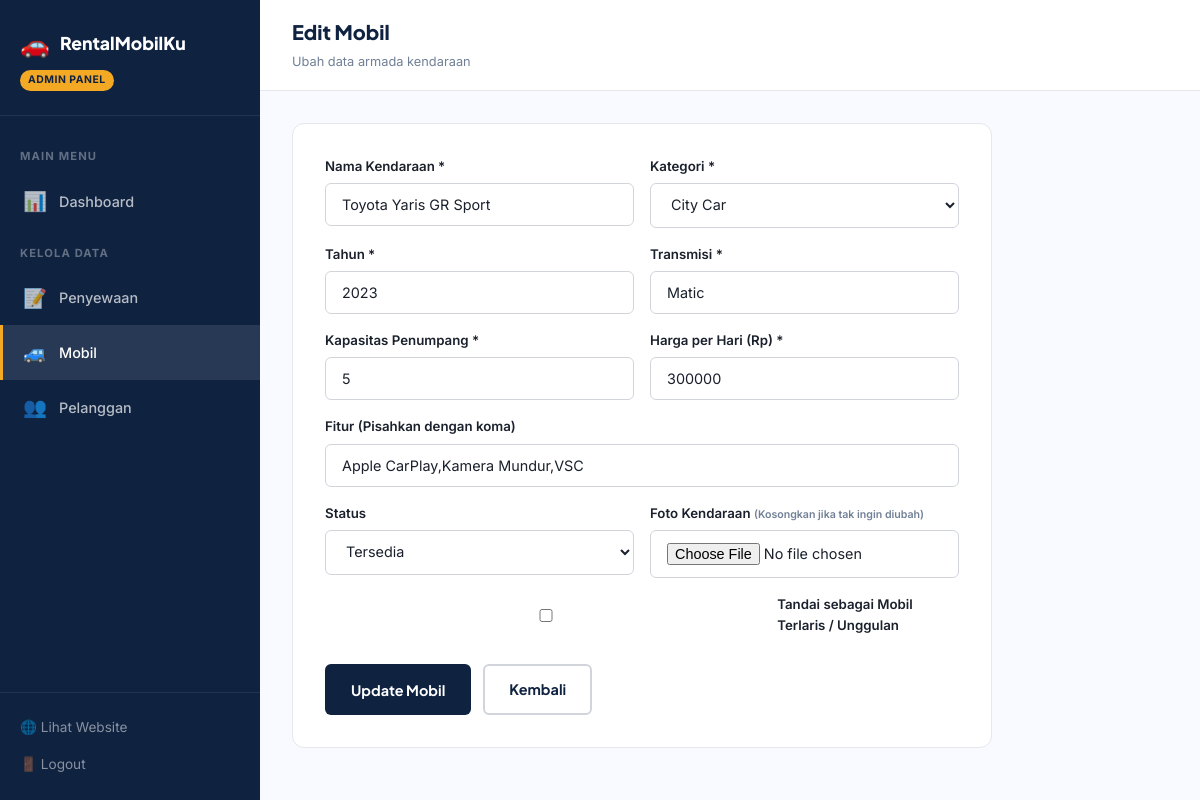
The app's page /mobiledit.php?id=2 (signed in) with its own data.
### tables this page shows
CREATE TABLE IF NOT EXISTS `mobil` (
    `id` INT AUTO_INCREMENT PRIMARY KEY,
    `nama` VARCHAR(100) NOT NULL,
    `kategori` ENUM('city', 'mpv', 'suv', 'premium') NOT NULL,
    `tahun` YEAR NOT NULL,
    `transmisi` VARCHAR(50) NOT NULL,
    `kapasitas` INT NOT NULL DEFAULT 4,
    `fitur` TEXT,
    `harga_per_hari` INT NOT NULL,
    `emoji` VARCHAR(10) DEFAULT '🚗',
    `gambar` VARCHAR(255) DEFAULT NULL,
    `status` ENUM('tersedia', 'disewa', 'maintenance') DEFAULT 'tersedia',
    `is_featured` TINYINT(1) DEFAULT 0,
    `created_at` TIMESTAMP DEFAULT CURRENT_TIMESTAMP,
    `updated_at` TIMESTAMP DEFAULT CURRENT_TIMESTAMP ON UPDATE CURRENT_TIMESTAMP
);

### mobiledit.php (the view, shortened to what this page needs)
<?php
require_once '../config/koneksi.php';
$id = intval($_GET['id']);
$stmt = $conn->prepare("SELECT * FROM mobil WHERE id = ?");
$stmt->bind_param("i", $id);
$stmt->execute();
$mobil = $stmt->get_result()->fetch_assoc();
?>
<!DOCTYPE html>
<html lang="id">
<head>
    <link rel="stylesheet" href="assets/admin.css">
</head>
<body>
    <div class="admin-wrapper">
        <aside class="sidebar">
            <div class="sidebar-header">
                <a href="dashboard.php" class="sidebar-logo">
                    <span class="logo-emoji">🚗</span><span>RentalMobilKu</span>
                </a>
                <div class="sidebar-badge">ADMIN PANEL</div>
            </div>
            <nav class="sidebar-nav">
                <div class="nav-label">Main Menu</div>
                <a href="dashboard.php"><span class="nav-icon">📊</span> Dashboard</a>
                <div class="nav-label">Kelola Data</div>
                <a href="penyewaankelola.php"><span class="nav-icon">📝</span> Penyewaan</a>
                <a href="mobilkelola.php" class="active"><span class="nav-icon">🚙</span> Mobil</a>
                <a href="pelanggankelola.php"><span class="nav-icon">👥</span> Pelanggan</a>
            </nav>
            <div class="sidebar-footer">
                <a href="../" target="_blank">🌐 Lihat Website</a>
                <a href="logout.php">🚪 Logout</a>
            </div>
        </aside>
        <main class="main-content">
            <header class="topbar">
                <div class="topbar-left">
                    <div>
                        <h2 class="topbar-title">Edit Mobil</h2>
                        <span class="topbar-breadcrumb">Ubah data armada kendaraan</span>
                    </div>
                </div>
            </header>
            <div class="page-content">
                <div class="form-card">
                    <form action="" method="POST" enctype="multipart/form-data">
                        <div class="form-row">
                            <div class="form-group">
                                <label>Nama Kendaraan *</label>
                                <input type="text" name="nama" required value="<?php echo htmlspecialchars($mobil['nama']); ?>">
                            </div>
                            <div class="form-group">
                                <label>Kategori *</label>
                                <select name="kategori">
                                    <option value="city" <?php echo $mobil['kategori']=='city'?'selected':''; ?>>City Car</option>
                                </select>
                            </div>
                        </div>
                        <div class="form-row" style="margin-top:16px">
                            <div class="form-group">
                                <label>Tahun *</label>
                                <input type="number" name="tahun" required value="<?php echo htmlspecialchars($mobil['tahun']); ?>">
                            </div>
                            <div class="form-group">
                                <label>Transmisi *</label>
                                <input type="text" name="transmisi" required value="<?php echo htmlspecialchars($mobil['transmisi']); ?>">
                            </div>
                        </div>
                        <div class="form-row" style="margin-top:16px">
                            <div class="form-group">
                                <label>Kapasitas Penumpang *</label>
                                <input type="number" name="kapasitas" required value="<?php echo htmlspecialchars($mobil['kapasitas']); ?>">
                            </div>
                            <div class="form-group">
                                <label>Harga per Hari (Rp) *</label>
                                <input type="number" name="harga_per_hari" required value="<?php echo htmlspecialchars($mobil['harga_per_hari']); ?>">
                            </div>
                        </div>
                        <div class="form-group" style="margin-top:16px">
                            <label>Fitur (Pisahkan dengan koma)</label>
                            <input type="text" name="fitur" value="<?php echo htmlspecialchars($mobil['fitur']); ?>">
                        </div>
                        <div class="form-row" style="margin-top:16px">
                            <div class="form-group">
                                <label>Status</label>
                                <select name="status">
                                    <option value="tersedia" <?php echo $mobil['status']=='tersedia'?'selected':''; ?>>Tersedia</option>
                                </select>
                            </div>
                            <div class="form-group">
                                <label>Foto Kendaraan <span style="font-size:0.8em; color:#718096">(Kosongkan jika tak ingin diubah)</span></label>
                                <input type="file" name="gambar" accept="image/*">
                            </div>
                        </div>
                        <div class="form-group" style="margin-top:16px; flex-direction:row; align-items:center; gap:10px;">
                            <input type="checkbox" name="is_featured" id="is_featured" value="1" <?php echo $mobil['is_featured']==1?'checked':''; ?>>
                            <label for="is_featured" style="cursor:pointer">Tandai sebagai Mobil Terlaris / Unggulan</label>
                        </div>
                        <div class="form-actions">
                            <button type="submit" class="btn btn-primary">Update Mobil</button>
                            <a href="mobilkelola.php" class="btn btn-outline">Kembali</a>
                        </div>
                    </form>
                </div>
            </div>
        </main>
    </div>
</body>
</html>

### admin.css (style rules this page uses)
*, *::before, *::after { box-sizing: border-box; margin: 0; padding: 0; }
:root { --navy-deep: #0F2240; --navy: #1B3A6B; --blue-mid: #2A5298; --ice-blue: #E8F0FE; --off-white: #F8FAFF; --amber-gold: #F4A924; --amber-dark: #D4901A; --text-dark: #1A202C; --text-mid: #4A5568; --text-light: #718096; --white: #FFFFFF; --green: #10B981; --green-soft: #D1FAE5; --red: #EF4444; --red-soft: #FEE2E2; --yellow: #F59E0B; --yellow-soft: #FEF3C7; --blue-soft: #DBEAFE; --radius-sm: 6px; --radius-md: 12px; --radius-lg: 20px; --radius-xl: 32px; --shadow-sm: 0 2px 8px rgba(15,34,64,.08); --shadow-md: 0 8px 24px rgba(15,34,64,.12); --shadow-lg: 0 16px 48px rgba(15,34,64,.16); --transition: all .22s cubic-bezier(.4,0,.2,1); --sidebar-w: 260px; }
html { font-size: 16px; }
body { font-family: 'Inter', 'Plus Jakarta Sans', sans-serif; background: var(--off-white); color: var(--text-dark); line-height: 1.6; -webkit-font-smoothing: antialiased; }
a { color: inherit; text-decoration: none; }
.form-group { display: flex; flex-direction: column; gap: 6px; }
.form-group label { font-size: .83rem; font-weight: 600; color: var(--text-dark); }
.form-group input, .form-group textarea, .form-group select { padding: 12px 16px; border: 1.5px solid #D1D5DB; border-radius: var(--radius-sm); font-family: 'Inter', sans-serif; font-size: .9rem; color: var(--text-dark); background: var(--white); transition: border-color .2s, box-shadow .2s; width: 100%; }
.btn { display: inline-flex; align-items: center; justify-content: center; gap: 8px; font-family: 'Plus Jakarta Sans', sans-serif; font-weight: 700; border-radius: var(--radius-sm); padding: 12px 24px; font-size: .9rem; cursor: pointer; border: 2px solid transparent; transition: var(--transition); text-align: center; white-space: nowrap; }
.btn-primary { background: var(--navy-deep); color: var(--white); }
.btn-outline { background: transparent; color: var(--navy-deep); border-color: #D1D5DB; }
.admin-wrapper { display: flex; min-height: 100vh; }
.sidebar { width: var(--sidebar-w); background: var(--navy-deep); color: var(--white); display: flex; flex-direction: column; position: fixed; top: 0; left: 0; bottom: 0; z-index: 50; transition: transform .3s; }
.sidebar-header { padding: 24px 20px; border-bottom: 1px solid rgba(255,255,255,.08); }
.sidebar-logo { display: flex; align-items: center; gap: 10px; font-family: 'Plus Jakarta Sans', sans-serif; font-size: 1.1rem; font-weight: 800; color: var(--white); }
.sidebar-logo .logo-emoji { font-size: 1.5rem; }
.sidebar-badge { display: inline-block; background: var(--amber-gold); color: var(--navy-deep); font-size: .65rem; font-weight: 700; padding: 2px 8px; border-radius: 99px; margin-top: 8px; letter-spacing: .05em; }
.sidebar-nav { flex: 1; padding: 16px 0; overflow-y: auto; }
.sidebar-nav .nav-label { font-size: .7rem; font-weight: 700; letter-spacing: .1em; text-transform: uppercase; color: rgba(255,255,255,.35); padding: 16px 20px 8px; }
.sidebar-nav a { display: flex; align-items: center; gap: 12px; padding: 12px 20px; font-size: .9rem; font-weight: 500; color: rgba(255,255,255,.7); transition: var(--transition); border-left: 3px solid transparent; }
.sidebar-nav a.active { background: rgba(255,255,255,.1); color: var(--white); border-left-color: var(--amber-gold); }
.sidebar-nav a .nav-icon { font-size: 1.2rem; width: 24px; text-align: center; flex-shrink: 0; }
.sidebar-footer { padding: 16px 20px; border-top: 1px solid rgba(255,255,255,.08); }
.sidebar-footer a { display: flex; align-items: center; gap: 10px; font-size: .85rem; color: rgba(255,255,255,.5); padding: 8px 0; transition: var(--transition); }
.main-content { flex: 1; margin-left: var(--sidebar-w); min-height: 100vh; }
.topbar { background: var(--white); border-bottom: 1px solid #E5E7EB; padding: 16px 32px; display: flex; align-items: center; justify-content: space-between; position: sticky; top: 0; z-index: 40; }
.topbar-left { display: flex; align-items: center; gap: 16px; }
.topbar-title { font-family: 'Plus Jakarta Sans', sans-serif; font-size: 1.25rem; font-weight: 800; color: var(--navy-deep); }
.topbar-breadcrumb { font-size: .8rem; color: var(--text-light); }
.page-content { padding: 32px; }
.form-card { background: var(--white); border-radius: var(--radius-md); border: 1.5px solid #E5E7EB; padding: 32px; max-width: 700px; }
.form-card .form-row { display: grid; grid-template-columns: 1fr 1fr; gap: 16px; }
.form-card .form-actions { display: flex; gap: 12px; margin-top: 28px; }

### records on screen
mobil: nama "Toyota Yaris GR Sport", kategori "City Car", tahun "2023", transmisi "Matic", kapasitas "5", harga_per_hari "300000", fitur "Apple CarPlay,Kamera Mundur,VSC", status "Tersedia"
